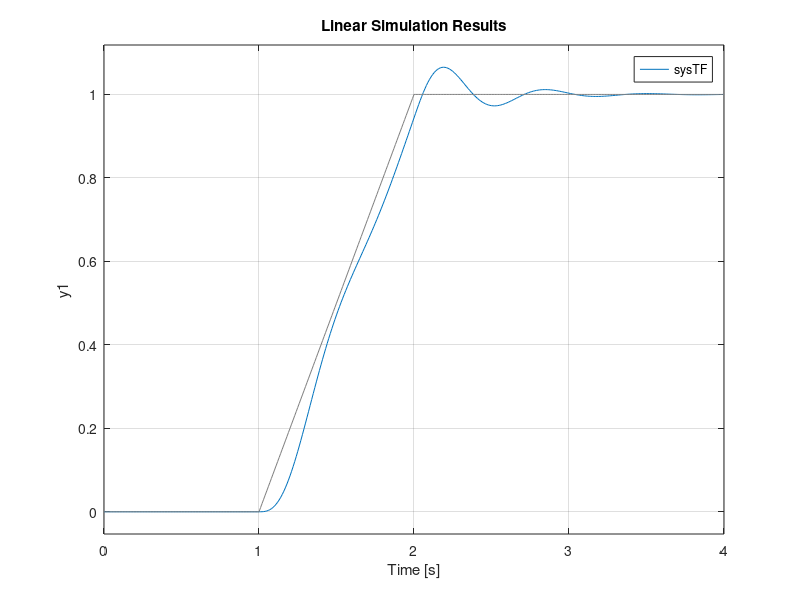
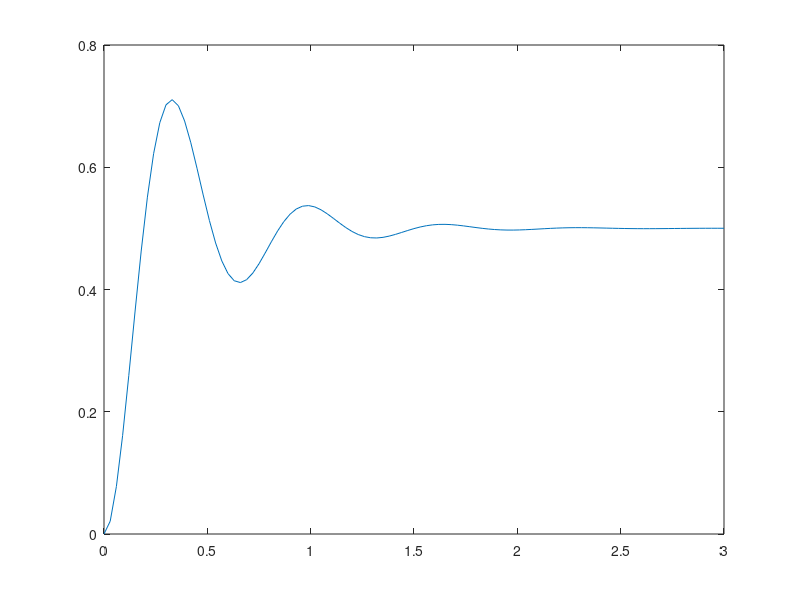

These figures' MATLAB source, in order:
clear 
clc
close all

%% Constants 
% Base
K_g = 33.3;
K_m = 0.0401; % [Nm/amp]
R_m = 19.2;   % [ohms]
K_1=25;         % [K_p] btwn -2 and 50 Neg values mean unstable 
K_3=0;         % [K_d] btwn -1.5 and 1.5 Neg values mean unstable 
% Rigid Arm 
J_hub = 0.0005;          % [kgm^2]
J_extra = 0.2*(.2794^2); % [kgm^2]
J_load = 0.0015;         % [kgm^2]

J_total= J_hub+J_load+J_extra;

% Flexible Link 
L = 0.45;       % [m]
M_arm = 0.06;   % [kg]
J_arm = 0.004;  % [kgm^2] 
M_tip = 0.05;   % [kg]
J_M = 0.01;     % [kgm^2]
fc = 1.8;       % [Hz]
J_L = J_arm+J_M;
K_arm = (2*pi*fc)^2*(J_L); 


%% Closed Loop System
d0 = (K_1.*K_g.*K_m)./(J_total.*R_m);
d1 = (((K_g.^2).*(K_m.^2)+K_3.*K_g.*K_m)./(J_total.*R_m));
d2 = 1; 
n1 = d0;
num = n1;
den = [d2 d1 d0];
sysTF = tf(num,den);
%% Step Response
t= 0:0.01:4;
u=max(0,min(t-1,1));
lsim(sysTF,u,t)
[x,t] = step(sysTF);


figure();
plot(t,x.*0.5);
